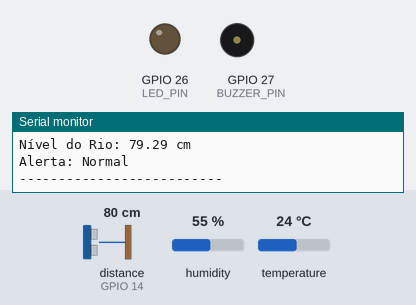
Bench run of a sketch on a simulated ESP32. Shown: output pins drawn as LEDs (lit = HIGH), buzzer (waves = sounding, pin HIGH), the last lines printed to the serial monitor. Wiring (inferred from the names in the program): ultrasonic range finder: trigger GPIO 12; echo GPIO 14. The inputs (shaded band) are chosen by the test bench; at power-on: distance to the obstacle (sensor on GPIO 14) 80 cm, humidity 55 %, temperature 24 °C. The echo pulse lasts 58.3 µs per cm; WiFi joins after 1.5 s; servers stay silent unless stated; no MQTT or app messages arrive unless stated; pins used as bus, display or sensor lines are not drawn.

Above: at 2.7 s.
2.8 s: distance to the obstacle (sensor on GPIO 14) set to 53 cm
8.8 s: distance to the obstacle (sensor on GPIO 14) set to 46 cm
At 12.1 s:
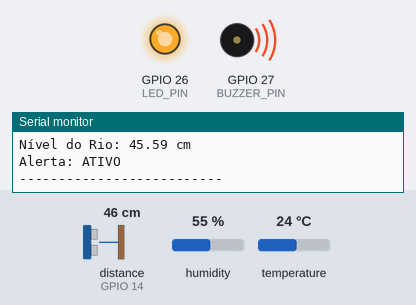
14.8 s: distance to the obstacle (sensor on GPIO 14) set to 60 cm
At 17.9 s:
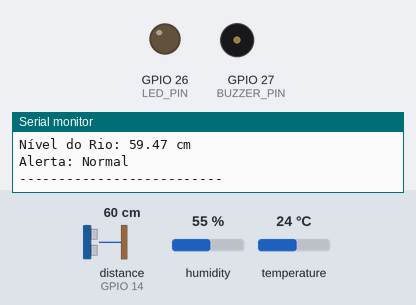
20.8 s: distance to the obstacle (sensor on GPIO 14) set to 2 cm
At 22.3 s:
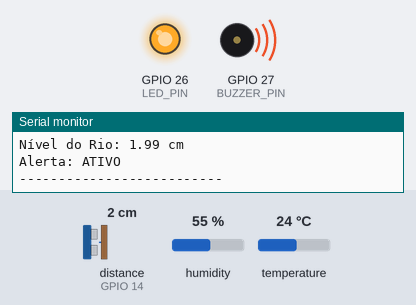
Timing chart, 0 to 23.8 s (numbered marks = the images above; inputs shaded):
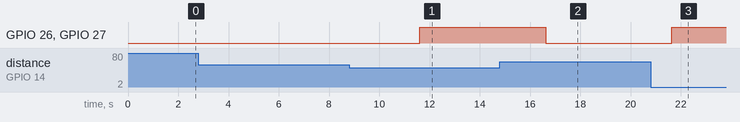

Measured:
- the behaviour switches between 51 and 50 cm on distance to the obstacle (sensor on GPIO 14) (found by bisection; images 0 and 1)
- after the input at 8.8 s, GPIO 26 (LED_PIN), GPIO 27 (BUZZER_PIN): LOW → HIGH after 2.8 s
- after the input at 14.8 s, GPIO 26 (LED_PIN), GPIO 27 (BUZZER_PIN): HIGH → LOW after 1.8 s
- after the input at 20.8 s, GPIO 26 (LED_PIN), GPIO 27 (BUZZER_PIN): LOW → HIGH after 0.84 s

The sketch:

sketch.ino
```cpp
#include <WiFi.h>
#include <PubSubClient.h>
#include <DHTesp.h>
#include <ArduinoJson.h>

const int DHT_PIN = 15;
const int TRIG_PIN = 12;
const int ECHO_PIN = 14;
const int BUZZER_PIN = 27;
const int LED_PIN = 26;

const char* ssid = "Wokwi-GUEST";
const char* password = "";

const char* mqtt_server = "broker.hivemq.com";
const char* mqtt_topic = "safezone/sensores/001";

WiFiClient espClient;
PubSubClient client(espClient);
DHTesp dht;

void connectWiFi() {
  WiFi.begin(ssid, password);
  while (WiFi.status() != WL_CONNECTED) {
    delay(500);
    Serial.print(".");
  }
  Serial.println("WiFi conectado");
}

void reconnectMQTT() {
  while (!client.connected()) {
    if (client.connect("ESP32Client_SAFEZONE")) {
      Serial.println("Conectado ao broker MQTT");
    } else {
      delay(1000);
    }
  }
}

float medirDistancia() {
  digitalWrite(TRIG_PIN, LOW);
  delayMicroseconds(2);
  digitalWrite(TRIG_PIN, HIGH);
  delayMicroseconds(10);
  digitalWrite(TRIG_PIN, LOW);
  long duracao = pulseIn(ECHO_PIN, HIGH);
  return duracao * 0.034 / 2;
}

void setup() {
  Serial.begin(115200);
  dht.setup(DHT_PIN, DHTesp::DHT22);
  pinMode(TRIG_PIN, OUTPUT);
  pinMode(ECHO_PIN, INPUT);
  pinMode(BUZZER_PIN, OUTPUT);
  pinMode(LED_PIN, OUTPUT);
  connectWiFi();
  client.setServer(mqtt_server, 1883);
}

void loop() {
  if (!client.connected()) {
    reconnectMQTT();
  }
  client.loop();

  TempAndHumidity data = dht.getTempAndHumidity();
  float temperatura = data.temperature;
  float umidade = data.humidity;
  float distancia = medirDistancia();
  bool alerta = temperatura > 30.0 || umidade < 40.0 || distancia < 50.0;

  digitalWrite(BUZZER_PIN, alerta);
  digitalWrite(LED_PIN, alerta);

  StaticJsonDocument<256> jsonDoc;
  jsonDoc["id"] = "sensor-001";
  jsonDoc["temperatura"] = temperatura;
  jsonDoc["umidade"] = umidade;
  jsonDoc["nivel"] = distancia;
  jsonDoc["alerta"] = alerta;

    char buffer[256];
  serializeJson(jsonDoc, buffer);
  client.publish(mqtt_topic, buffer);

  Serial.println("ID: sensor-001");
  Serial.print("Temperatura: ");
  Serial.print(temperatura);
  Serial.println(" °C");

  Serial.print("Umidade: ");
  Serial.print(umidade);
  Serial.println(" %");

  Serial.print("Nível do Rio: ");
  Serial.print(distancia, 2);
  Serial.println(" cm");

  Serial.print("Alerta: ");
  Serial.println(alerta ? "ATIVO" : "Normal");

  Serial.println("--------------------------");

  delay(5000);

}
```
